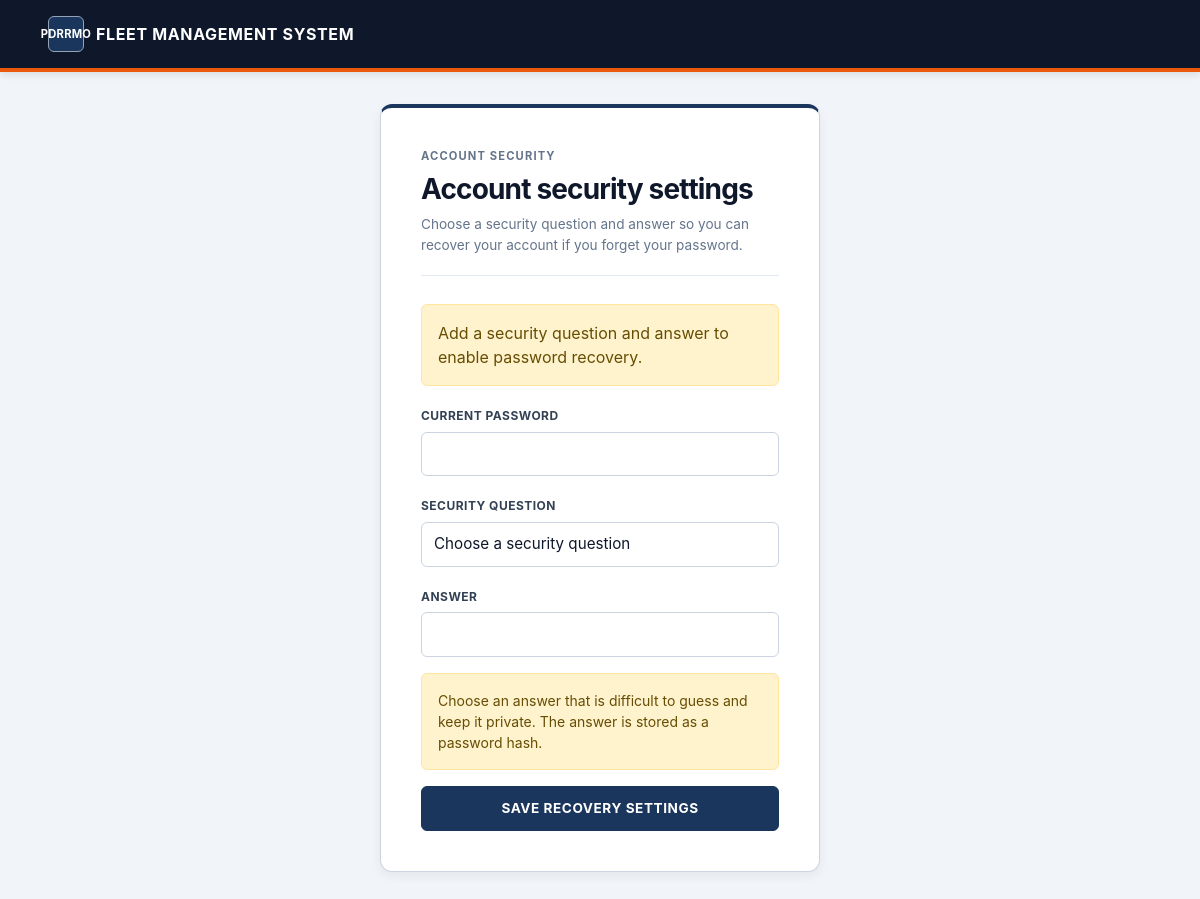
Page /account/security/ (signed in) on the earlier database version.
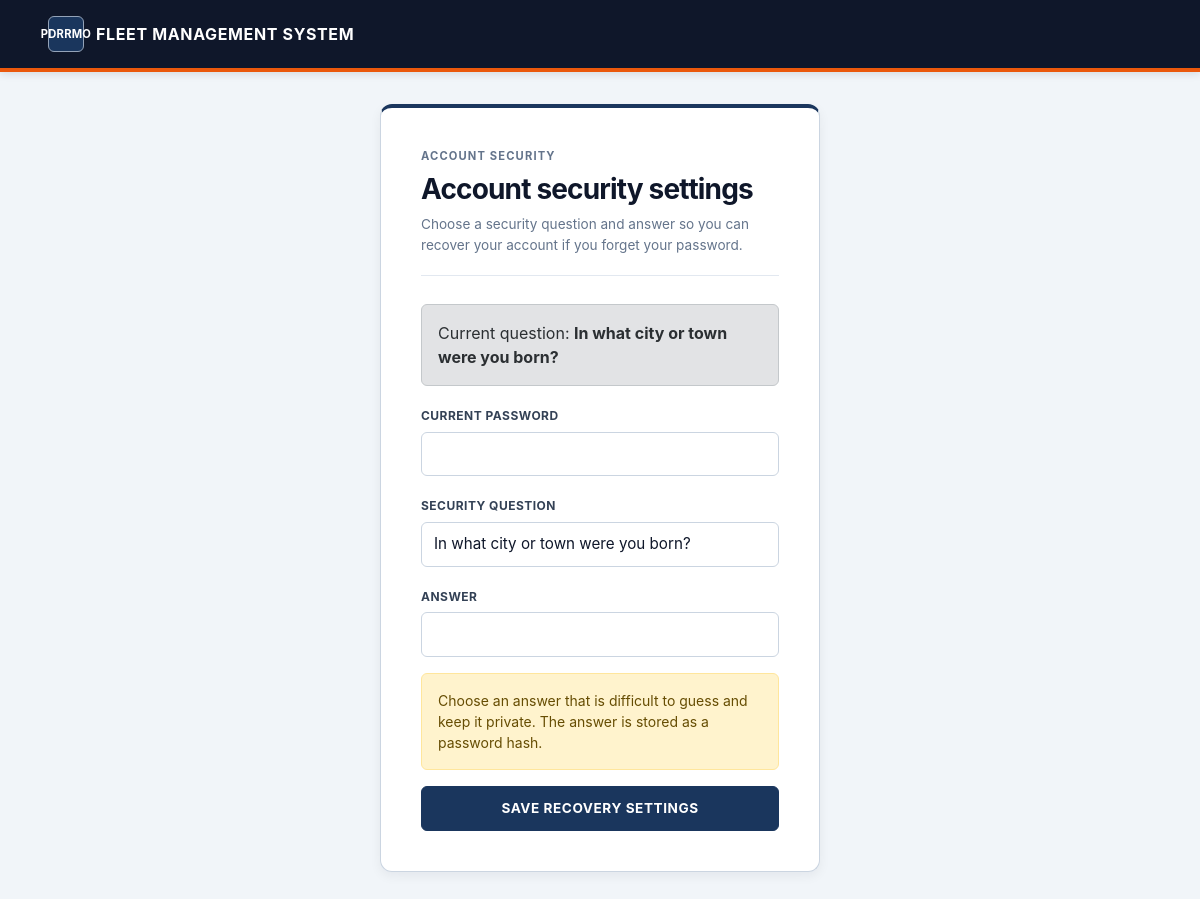
Same page on the later database version.
### fleet/models.py (models this page shows, shortened)
class AccountSecurityProfile(models.Model):
    user = models.OneToOneField(
        User,
        on_delete=models.CASCADE,
        related_name='account_security_profile',
    )
    failed_login_attempts = models.PositiveSmallIntegerField(default=0)
    locked_until = models.DateTimeField(blank=True, null=True)
    security_question = models.CharField(max_length=255, blank=True)
    security_answer_hash = models.CharField(max_length=128, blank=True)
    failed_recovery_attempts = models.PositiveSmallIntegerField(default=0)
    recovery_locked_until = models.DateTimeField(blank=True, null=True)

### fleet/views.py (the view)
# urls.py: path('account/security/', views.account_security_settings, name='account_security'),
@login_required
def account_security_settings(request):
    profile, _ = AccountSecurityProfile.objects.get_or_create(user=request.user)
    if request.method == 'POST':
        form = AccountSecuritySetupForm(
            request.POST,
            user=request.user,
            current_question=profile.security_question,
        )
        if form.is_valid():
            profile.security_question = form.cleaned_data['security_question'].strip()
            profile.security_answer_hash = make_password(
                normalized_security_answer(form.cleaned_data['security_answer']),
            )
            profile.failed_recovery_attempts = 0
            profile.recovery_locked_until = None
            profile.save(update_fields=[
                'security_question',
                'security_answer_hash',
                'failed_recovery_attempts',
                'recovery_locked_until',
            ])
            log_action_to_admin(
                request,
                request.user,
                CHANGE,
                'Updated password recovery security question.',
            )
            messages.success(request, 'Password recovery security question saved.')
            next_url = request.session.pop(
                'security_setup_next',
                redirect('dashboard_portal:dashboard_portal').url,
            )
            return redirect(next_url)
    else:
        form = AccountSecuritySetupForm(
            user=request.user,
            current_question=profile.security_question,
        )
    return render(request, 'fleet/account_security.html', {
        'form': form,
        'security_question': profile.security_question,
    })

### fleet/context_processors.py (called while the page is built)
def account_security_prompt(request):
    if not request.user.is_authenticated:
        return {'security_setup_required': False}
    profile = AccountSecurityProfile.objects.filter(user_id=request.user.pk).values(
        'security_question',
        'security_answer_hash',
    ).first()
    return {
        'security_setup_required': not profile
        or not profile['security_question']
        or not profile['security_answer_hash'],
    }

### fleet/templates/fleet/account_security.html (shortened to what this page needs)
{% load static %}
<!DOCTYPE html>
<html lang="en">
<head>
    <link href="https://cdn.jsdelivr.net/npm/bootstrap@5.3.0/dist/css/bootstrap.min.css" rel="stylesheet">
    <link rel="stylesheet" href="{% static 'fleet/css/login.css' %}">
    {% include "fleet/_pwa_head.html" %}
</head>
<body class="login-page">
    <header class="login-topbar">
        <div class="login-brand">
            <span class="login-brand-mark">PDRRMO</span>
            <span>Fleet Management System</span>
        </div>
    </header>
    <main class="login-main">
        <section class="login-card">
            <div class="login-card-header">
                <div class="login-eyebrow">Account security</div>
                <h1 class="login-title">Account security settings</h1>
                <p class="login-subtitle">Choose a security question and answer so you can recover your account if you forget your password.</p>
            </div>
            {% if security_question %}
                <div class="alert alert-secondary">
                    Current question: <strong>{{ security_question }}</strong>
                </div>
            {% else %}
                <div class="alert alert-warning" role="status">
                    Add a security question and answer to enable password recovery.
                </div>
            {% endif %}
            <form method="post">
                {% for field in form %}
                    <div class="mb-3">
                        <label class="form-label" for="{{ field.id_for_label }}">{{ field.label }}</label>
                        {{ field }}
                    </div>
                {% endfor %}
                <div class="alert alert-warning small">
                    Choose an answer that is difficult to guess and keep it private. The answer is stored as a password hash.
                </div>
                <div class="d-grid">
                    <button type="submit" class="btn login-submit">Save recovery settings</button>
                </div>
            </form>
        </section>
    </main>
</body>
</html>

### fleet/templates/fleet/_pwa_head.html (shortened to what this page needs)
{% load static %}
<link rel="stylesheet" href="{% static 'fleet/css/pwa.css' %}">

### fleet/templates/fleet/_pwa_scripts.html (shortened to what this page needs)
{% load static %}

### fleet/static/fleet/css/login.css (style rules this page uses)
.login-page { min-height: 100vh; display: flex; flex-direction: column; background: #f1f5f9; color: #0f172a; font-family: -apple-system, BlinkMacSystemFont, "Segoe UI", Roboto, Helvetica, Arial, sans-serif; }
.login-topbar { min-height: 4.5rem; display: flex; align-items: center; padding: .75rem clamp(1rem, 4vw, 3rem); border-bottom: 4px solid #ea580c; background: #0f172a; color: #fff; box-shadow: 0 2px 8px rgb(15 23 42 / 12%); }
.login-brand { display: flex; align-items: center; gap: .75rem; font-size: 1rem; font-weight: 700; letter-spacing: .04em; text-transform: uppercase; }
.login-brand-mark { display: inline-flex; width: 2.25rem; height: 2.25rem; align-items: center; justify-content: center; border: 1px solid #94a3b8; border-radius: .375rem; background: #1a365d; color: #fff; font-size: .7rem; letter-spacing: .02em; }
.login-main { width: 100%; flex: 1; display: flex; align-items: center; justify-content: center; padding: 2rem 1rem; }
.login-card { width: 100%; max-width: 440px; padding: clamp(1.5rem, 5vw, 2.5rem); border: 1px solid #cbd5e1; border-top: 4px solid #1a365d; border-radius: .75rem; background: #fff; box-shadow: 0 4px 12px rgb(15 23 42 / 6%); }
.login-card-header { margin-bottom: 1.75rem; padding-bottom: 1.25rem; border-bottom: 1px solid #e2e8f0; }
.login-eyebrow { margin-bottom: .5rem; color: #64748b; font-size: .7rem; font-weight: 700; letter-spacing: .1em; text-transform: uppercase; }
.login-title { margin: 0; color: #0f172a; font-size: clamp(1.45rem, 5vw, 1.75rem); font-weight: 700; letter-spacing: -.03em; line-height: 1.2; }
.login-subtitle { margin: .5rem 0 0; color: #64748b; font-size: .85rem; }
.login-card .form-label { margin-bottom: .4rem; color: #334155; font-size: .75rem; font-weight: 700; letter-spacing: .04em; text-transform: uppercase; }
.login-card .form-control { min-height: 2.8rem; border: 1px solid #cbd5e1; border-radius: .375rem; color: #0f172a; font-size: .95rem; }
.login-submit { min-height: 2.8rem; border: 1px solid #1a365d; border-radius: .375rem; background: #1a365d; color: #fff; font-size: .85rem; font-weight: 700; letter-spacing: .04em; text-transform: uppercase; }

### fleet/static/fleet/css/pwa.css (style rules this page uses)
html { min-height: 100%; scroll-padding-top: 1rem; -webkit-text-size-adjust: 100%; }
body { min-width: 320px; overflow-x: hidden; padding-bottom: env(safe-area-inset-bottom); }
button, [role="button"], input, select, textarea { touch-action: manipulation; }
button, .btn { max-width: 100%; }

Differences in the rows shown:
now on this page (row edited): AccountSecurityProfile: security_question "In what city or town were you born?"
Other differences:
form field security_question: "Choose a security question" → "In what city or town were you born?"
text no longer shown: "Add a security question and answer to enable password recovery."
text now shown: "Current question:"
